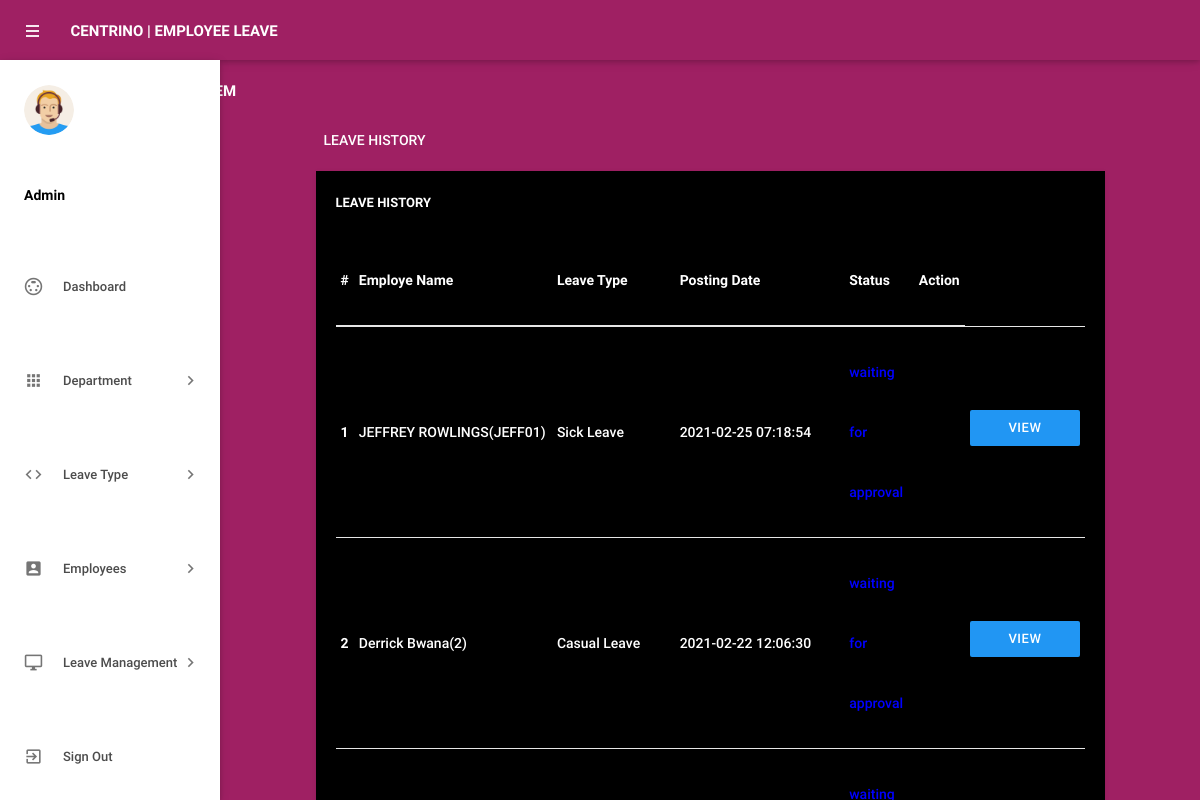
The page /admin/leaves.php (signed in) on the database its author committed.
### tables this page shows
CREATE TABLE `tblleaves` (
  `id` int(11) NOT NULL,
  `LeaveType` varchar(110) NOT NULL,
  `ToDate` varchar(120) NOT NULL,
  `FromDate` varchar(120) NOT NULL,
  `Description` mediumtext NOT NULL,
  `PostingDate` timestamp NOT NULL DEFAULT current_timestamp(),
  `AdminRemark` mediumtext DEFAULT NULL,
  `AdminRemarkDate` varchar(120) DEFAULT NULL,
  `Status` int(1) NOT NULL,
  `IsRead` int(1) NOT NULL,
  `empid` int(11) DEFAULT NULL
);

CREATE TABLE `tblemployees` (
  `id` int(11) NOT NULL,
  `EmpId` varchar(100) NOT NULL,
  `FirstName` varchar(150) NOT NULL,
  `LastName` varchar(150) NOT NULL,
  `EmailId` varchar(200) NOT NULL,
  `Password` varchar(180) NOT NULL,
  `Gender` varchar(100) NOT NULL,
  `Dob` varchar(100) NOT NULL,
  `Department` varchar(255) NOT NULL,
  `Address` varchar(255) NOT NULL,
  `City` varchar(200) NOT NULL,
  `Country` varchar(150) NOT NULL,
  `Phonenumber` char(11) NOT NULL,
  `Status` int(1) NOT NULL,
  `RegDate` timestamp NOT NULL DEFAULT current_timestamp()
);

### admin/leaves.php (the view, shortened to what this page needs)
<?php
include('includes/config.php');
if(strlen($_SESSION['alogin'])==0)
    {
header('location:index.php');
}
else{
 ?>
<!DOCTYPE html>
<html lang="en">
    <head>
        <link type="text/css" rel="stylesheet" href="../assets/plugins/materialize/css/materialize.min.css"/>
        <link href="../assets/plugins/material-preloader/css/materialPreloader.min.css" rel="stylesheet">
        <link href="../assets/plugins/datatables/css/jquery.dataTables.min.css" rel="stylesheet">
                <link href="../assets/plugins/google-code-prettify/prettify.css" rel="stylesheet" type="text/css"/>
        <link href="../assets/css/alpha.min.css" rel="stylesheet" type="text/css"/>
        <link href="../assets/css/custom.css" rel="stylesheet" type="text/css"/>
    </head>
    <body>
       <?php include('includes/header.php');?>
       <?php include('includes/sidebar.php');?>
            <main class="mn-inner">
                <div class="row">
                    <div class="col s12">
                        <div class="page-title" style="color:white">Leave History</div>
                    </div>
                    <div class="col s12 m12 l12">
                        <div class="card">
                            <div class="card-content" style="background-color:black">
                                <span class="card-title" style="color:white">Leave History</span>
                                <table id="example" class="display responsive-table ">
                                    <thead>
                                        <tr>
                                            <th>#</th>
                                            <th width="200">Employe Name</th>
                                            <th width="120">Leave Type</th>
                                             <th width="180">Posting Date</th>
                                            <th>Status</th>
                                            <th align="center">Action</th>
                                        </tr>
                                    </thead>
                                    <tbody>
<?php $sql = "SELECT tblleaves.id as lid,tblemployees.FirstName,tblemployees.LastName,tblemployees.EmpId,tblemployees.id,tblleaves.LeaveType,tblleaves.PostingDate,tblleaves.Status from tblleaves join tblemployees on tblleaves.empid=tblemployees.id order by lid desc";
$query = $dbh -> prepare($sql);
$query->execute();
$results=$query->fetchAll(PDO::FETCH_OBJ);
$cnt=1;
if($query->rowCount() > 0)
{
foreach($results as $result)
{
      ?>
                                        <tr>
                                            <td> <b><?php echo htmlentities($cnt);?></b></td>
                                              <td><a href="editemployee.php?empid=<?php echo htmlentities($result->id);?>" target="_blank"><?php echo htmlentities($result->FirstName." ".$result->LastName);?>(<?php echo htmlentities($result->EmpId);?>)</a></td>
                                            <td><?php echo htmlentities($result->LeaveType);?></td>
                                            <td><?php echo htmlentities($result->PostingDate);?></td>
                                                                       <td><?php $stats=$result->Status;
if($stats==1){
                                             ?>
                                                 <span style="color: green">Approved</span>
                                                 <?php } if($stats==2)  { ?>
                                                <span style="color: red">Not Approved</span>
                                                 <?php } if($stats==0)  { ?>
 <span style="color: blue">waiting for approval</span>
 <?php } ?>
                                             </td>
          <td>
           <td><a href="leave-details.php?leaveid=<?php echo htmlentities($result->lid);?>" class="waves-effect waves-light btn blue m-b-xs"  > View Details</a></td>
                                    </tr>
                                         <?php $cnt++;} }?>
                                    </tbody>
                                </table>
                            </div>
                        </div>
                    </div>
                </div>
            </main>
        </div>
        <div class="left-sidebar-hover"></div>
    </body>
</html>
<?php } ?>

### rows shown on the page
tblleaves: tblemployees.FirstName+LastName "JEFFREY ROWLINGS", tblemployees.EmpId "JEFF01", LeaveType "Sick Leave", PostingDate "2021-02-25 07:18:54", Status "waiting for approval"
tblleaves: tblemployees.FirstName+LastName "Derrick Bwana", tblemployees.EmpId "2", LeaveType "Casual Leave", PostingDate "2021-02-22 12:06:30", Status "waiting for approval"
tblleaves: Status "waiting…"
